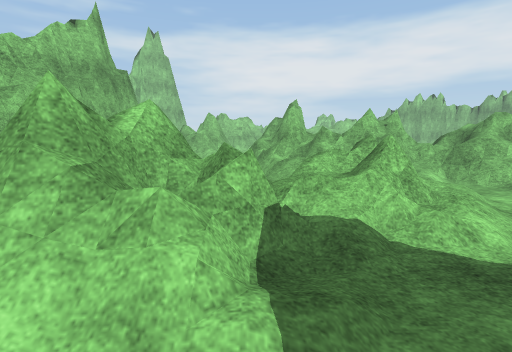
[1] (above)

19 first-person views from a walk through a Unity game level. The camera is 1.5 m above the floor, tilts 8° down and sees 85° across. The floor is counted in squares, 1 m on a side. Each view is taken from the middle of a square. On the plan, view 1 faces up. The plan holds only what a view shows up to about 14 squares ahead; the rest is blank. The place goes on beyond the plan. The player is left out. Some animated figures are left out. Some surface patterns are stand-ins.

[2]
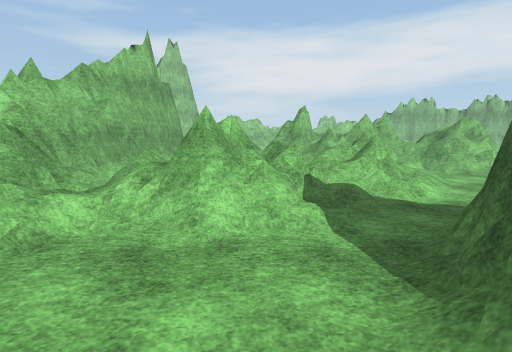

[3]
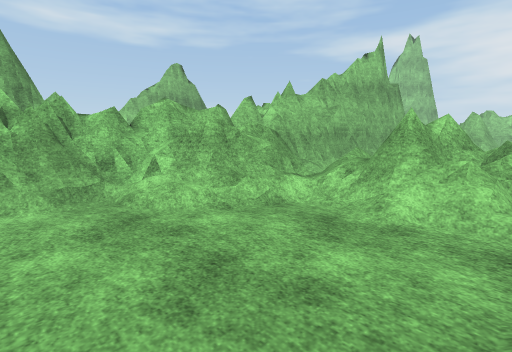

[4]
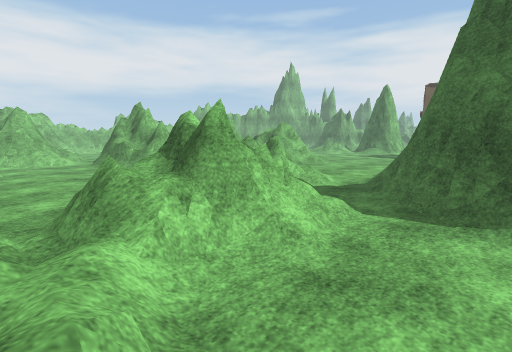

[5]
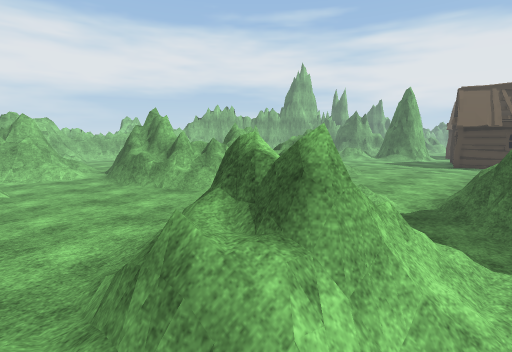

[6]
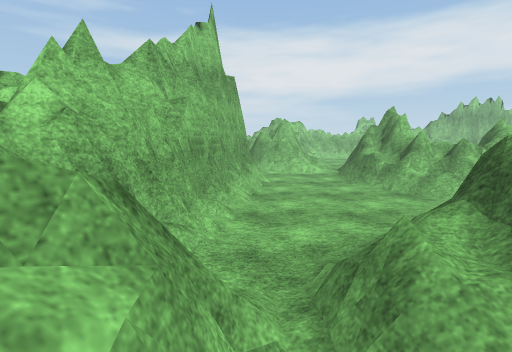

[7]
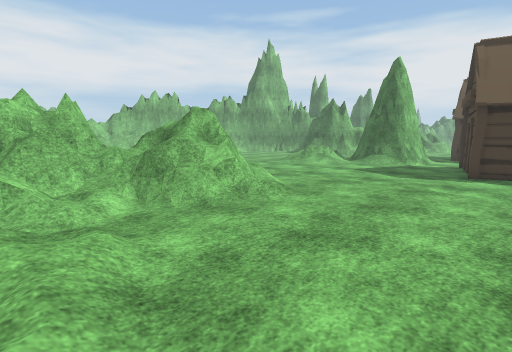

[8]
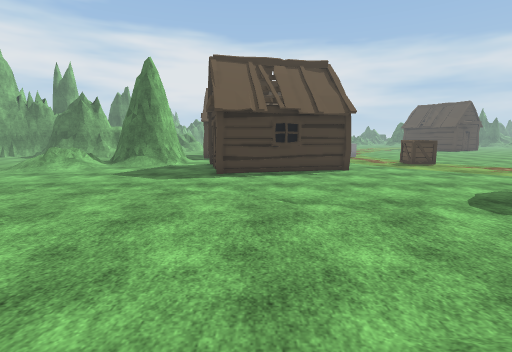

[9]
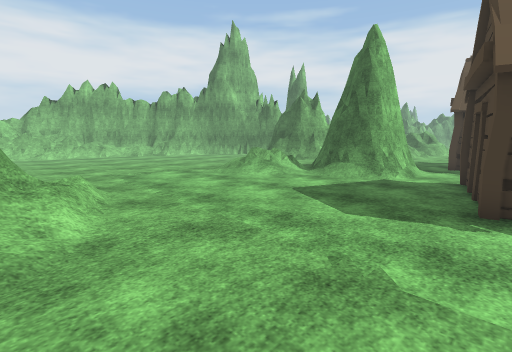

[10]
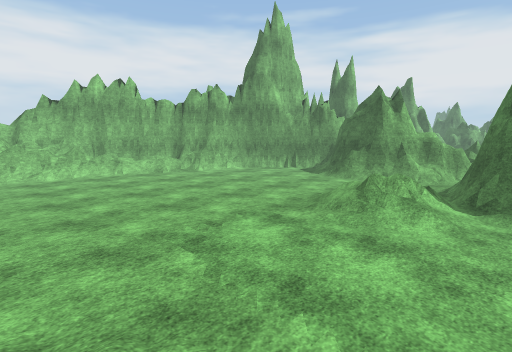

[11]
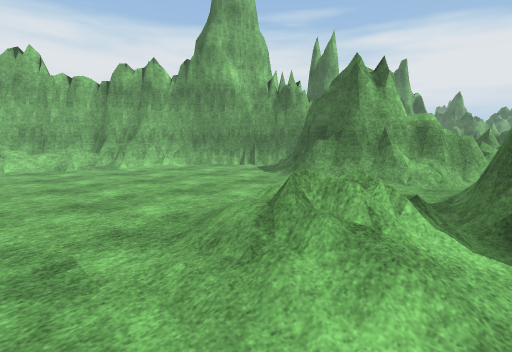

[12]
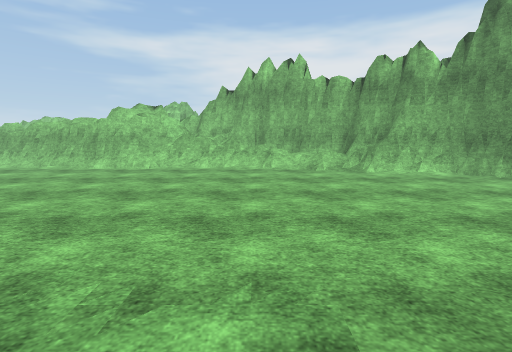

[13]
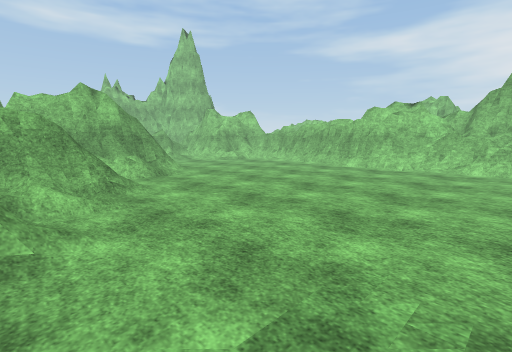

[14]
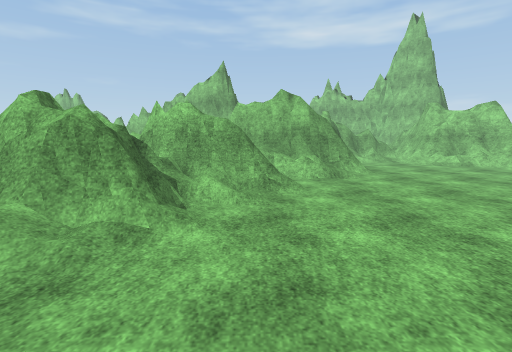

[15]
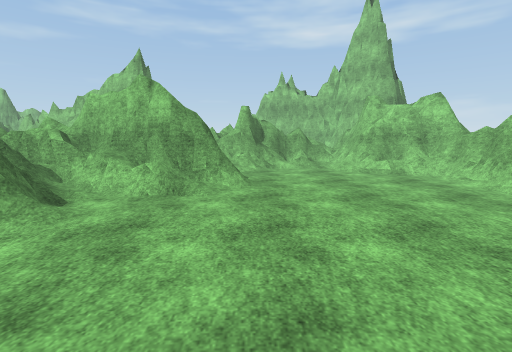

[16]
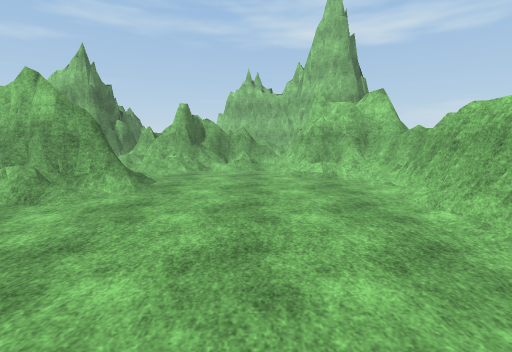

[17]
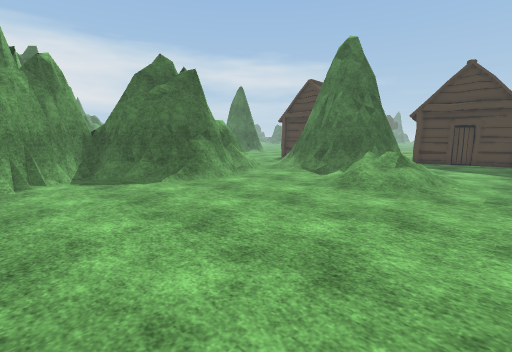

[18]
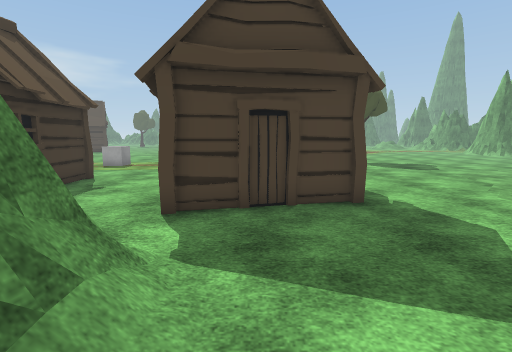

[19]
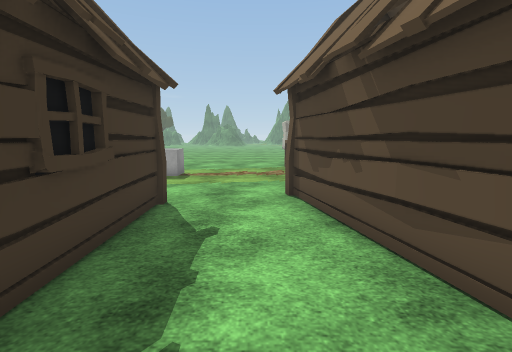

### Floor plan
Key: @ floor where view 1 was taken; # wall or solid block; x gap in a wall; . main floor; : floor 0.25 m higher than the main floor; + floor 1 m higher than the main floor; / step, stairs or slope; = window, fence, low wall or low ledge; ^ raised ledge; O other object.
Columns run from 8 left of view 1 to 28 right of it. Each row starts with its distance up from view 1.
 28        ########   ###^#######
 27        ##===#######========###
 26        #//...............//==###
 25      ###/....................=####
 24      =///.......................###
 23      =/..........................##
 22      #/...........................##
 21      #=............................##
 20     ###..../......................./#
 19     ###/. =#...................../=##
 18     ##=//=## /.................../##
 17     ##O/   #=/...................^#
 16     ../.   #=/./.................##
 15     ...=####=/==/..........//.....##
 14     ...=####=###///.......////....=#
 13   ##...==#######/###....../// ....:##
 12   ##....=##=###==##=:...../// =##/..=
 11   #=....//=####=####.........####
 10   #....../==#===###/........=#
  9   #.......  ///====/........=#
  8  ##......    ...///.........#### /.
  7  #=....  ==#=/...................OO
  6  ##../= /===//...............O...O
  5  #/..x##x/#=/............OOOOO...O
  4  # /x+##=////............O   O...O
  3  ##==###=/..//...........O   O...O
  2  ##===#=//./#==..........O   OO..O
  1  ##//.....###  ..........OO   O..OOO
  0 ###/....@##     ..........O  OO...
 -1 #=O/.....##     ..........OOO .....
 -2 #/.......      .............  .....
 -3 #/......       .............  .....
 -4 #/..... .           ........  ....OO

Positions as (right, up) in squares from view 1, and headings:
1: (0, 0), facing up
2: (-1, -3), facing up
3: (0, -4), facing up-left
4: (-5, -1), facing up-right
5: (-5, 1), facing up-right
6: (-5, 1), facing up
7: (4, 3), facing up-right
8: (5, 3), facing right
9: (10, 4), facing up-right
10: (11, 10), facing up-right
11: (16, 11), facing up-right
12: (16, 13), facing up
13: (15, 13), facing up-left
14: (15, 15), facing left
15: (12, 20), facing left
16: (11, 23), facing left
17: (16, 23), facing down-right
18: (19, 11), facing down
19: (23, 7), facing down
